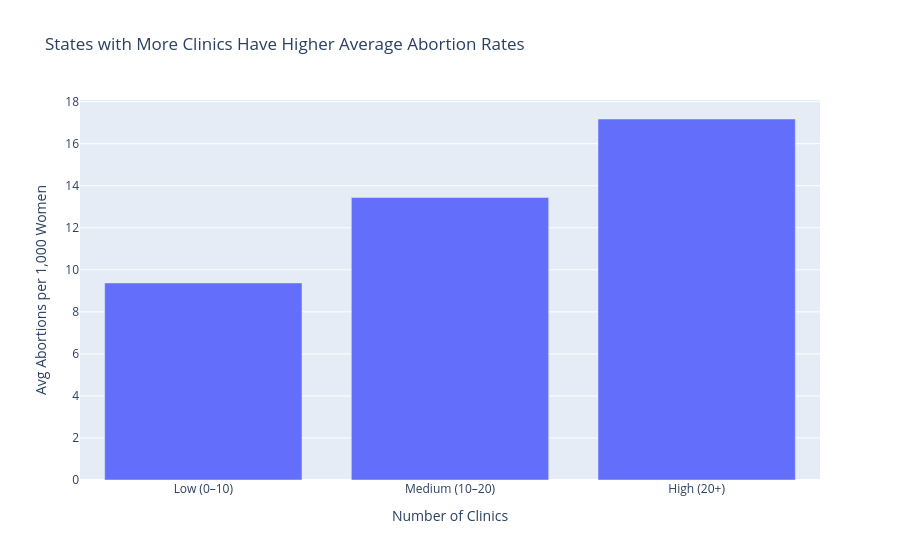

Notebook cell for this chart:
### Code cell
df["clinic_group"] = pd.cut(
    df["No. of abortion clinics, 2020"],
    bins=[0, 10, 20, 100],
    labels=["Low (0–10)", "Medium (10–20)", "High (20+)"]
)

grouped = df.groupby("clinic_group")[
    "No. of abortions per 1,000 women aged 15–44, by state of residence, 2020"
].mean().reset_index()

fig = px.bar(
    grouped,
    x="clinic_group",
    y="No. of abortions per 1,000 women aged 15–44, by state of residence, 2020",
    title="States with More Clinics Have Higher Average Abortion Rates",
    labels={
        "clinic_group": "Number of Clinics",
        "No. of abortions per 1,000 women aged 15–44, by state of residence, 2020":
        "Avg Abortions per 1,000 Women"
    }
)

fig.show()

### Figure 1 — Plotly figure (JSON) as saved in the notebook; plotly's stock layout.template omitted (floating-point values rounded to 4 significant figures)
{"data": [{"hovertemplate": "Number of Clinics=%{x}<br>Avg Abortions per 1,000 Women=%{y}<extra></extra>", "legendgroup": "", "marker": {"color": "#636efa", "pattern": {"shape": ""}}, "name": "", "orientation": "v", "showlegend": false, "textposition": "auto", "type": "bar", "x": ["Low (0–10)", "Medium (10–20)", "High (20+)"], "xaxis": "x", "y": [9.376, 13.44, 17.18], "yaxis": "y"}], "layout": {"barmode": "relative", "legend": {"tracegroupgap": 0}, "title": {"text": "States with More Clinics Have Higher Average Abortion Rates"}, "xaxis": {"anchor": "y", "domain": [0, 1], "title": {"text": "Number of Clinics"}}, "yaxis": {"anchor": "x", "domain": [0, 1], "title": {"text": "Avg Abortions per 1,000 Women"}}}}
